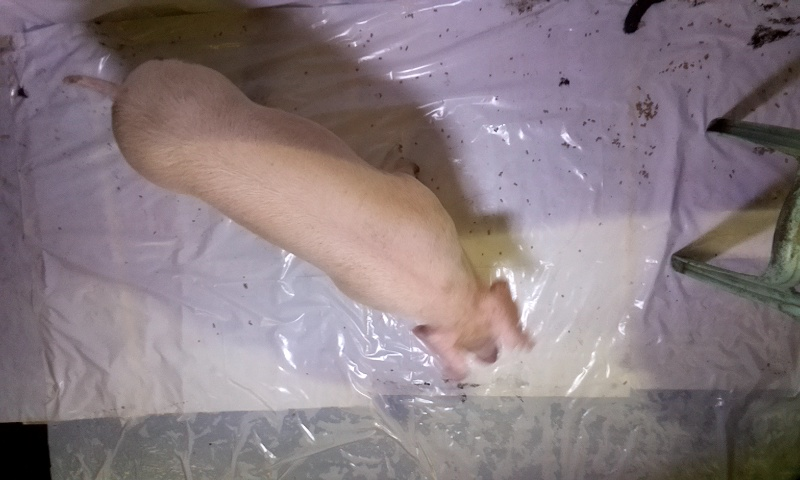
%> input picture THESIS_SWINE/All Old/Edited/training_topview_images/rgb_2019-01-22_21_33_45.076765.jpg, 800 x 480 px
$ octave matlabimg.m   (GNU Octave 9; MATLAB toolbox functions it lacks are replaced by stand-ins)
%> lines starting %> are read from the running program, lines starting %| are printed output that depends on the picture; in (x1, y1, x2, y2) boxes, pixels count from 0 and x2, y2 are one past the last pixel; in counts of white or black regions, pixels touching at a corner belong together; the program's own positions count from 1
img=imread('rgb_2019-01-22_21_33_45.076765.jpg');
%> img is the input picture: size 480x800x3 uint8; mean R, G, B 136.5, 123.5, 128.7
hsv=rgb2hsv(img);
%> hsv: size 480x800x3 double; mean H, S, V 0.535, 0.157, 0.548

im=hsv;

minval=[0.0, 0.1, 0.35];
maxval=[0.1, 0.9, 1];

out = true(size(im,1), size(im,2));

for p = 1 : 3
    out = out & (im(:,:,p) >= minval(p) & im(:,:,p) <= maxval(p));
end
%> this loop made 3 passes
%> pass 1, `out = out & (im(:,:,p) >= minval(p) & im(:,:,p) <= maxval(p));`:
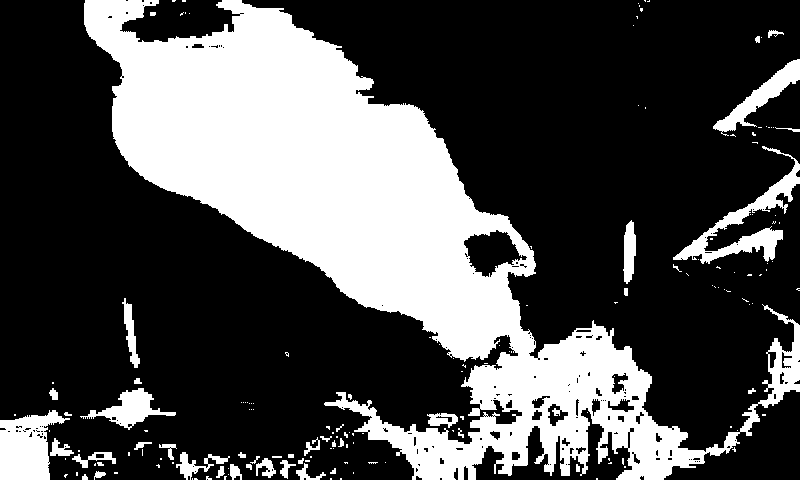
%> out: size 480x800 logical; 30.6% white; 169 white regions (124 under 20 px), largest, box (x1, y1, x2, y2) and area: (84, 0, 800, 480) 103625, (0, 410, 70, 480) 3102, (673, 146, 800, 264) 3097

mask=zeros(size(img,1),size(img,2),1,'uint8');

for i=1:10
    nhood=[1 1 1;1 1 1; 1 1 1];
    out=imerode(out,nhood);
end
%> this loop made 10 passes
%> pass 1, `out=imerode(out,nhood);`:
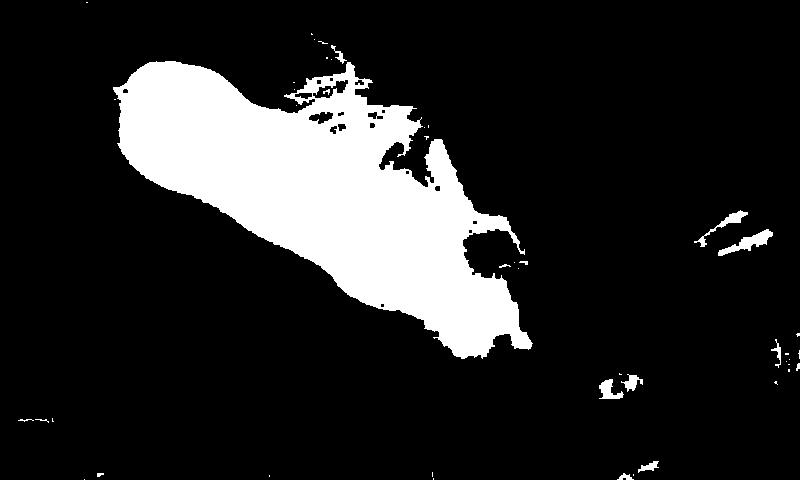
%> out: size 480x800 logical; 15.6% white; 46 white regions (31 under 20 px), largest, box (x1, y1, x2, y2) and area: (113, 61, 533, 359) 58197, (718, 229, 773, 256) 500, (694, 210, 748, 247) 320
%> after the loop:
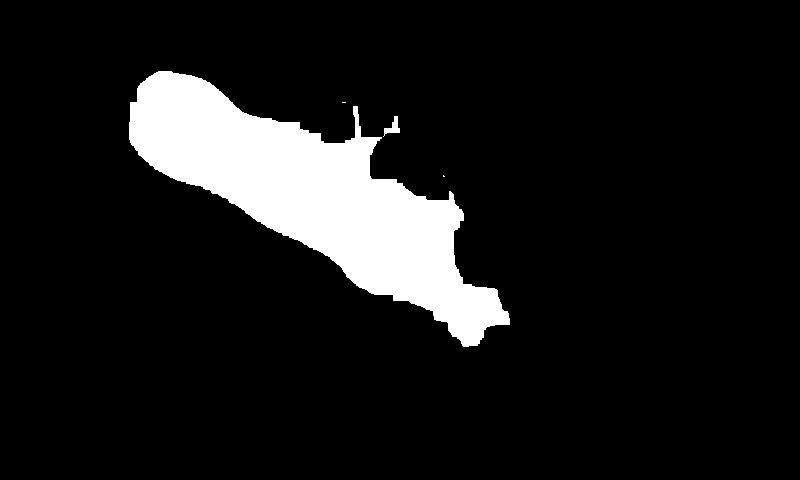
%> out: size 480x800 logical; 10.2% white; 4 white regions (2 under 20 px), largest, box (x1, y1, x2, y2) and area: (129, 71, 510, 347) 39175, (383, 116, 400, 137) 146

for i=1:10
    nhood=[1 1 1;1 1 1; 1 1 1];
    out=imdilate(out,nhood);
end
%> this loop made 10 passes
%> pass 1, `out=imdilate(out,nhood);`:
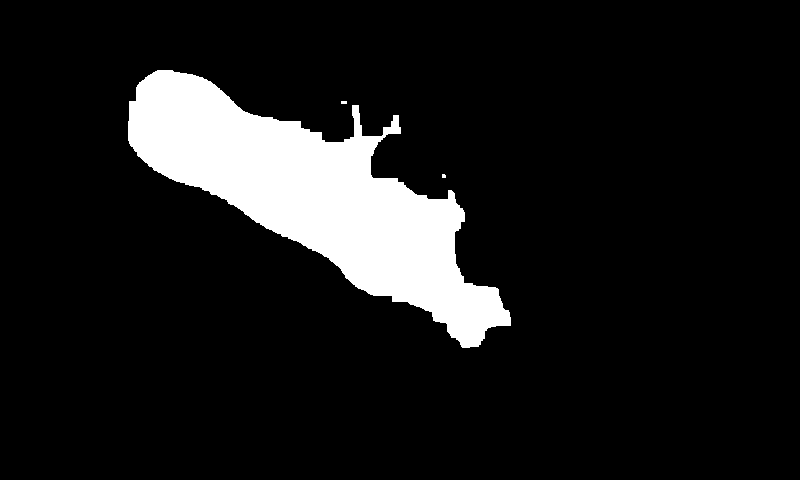
%> out: size 480x800 logical; 10.6% white; 3 white regions (2 under 20 px), largest, box (x1, y1, x2, y2) and area: (128, 70, 511, 348) 40857
%> pass 2, `out=imdilate(out,nhood);`:
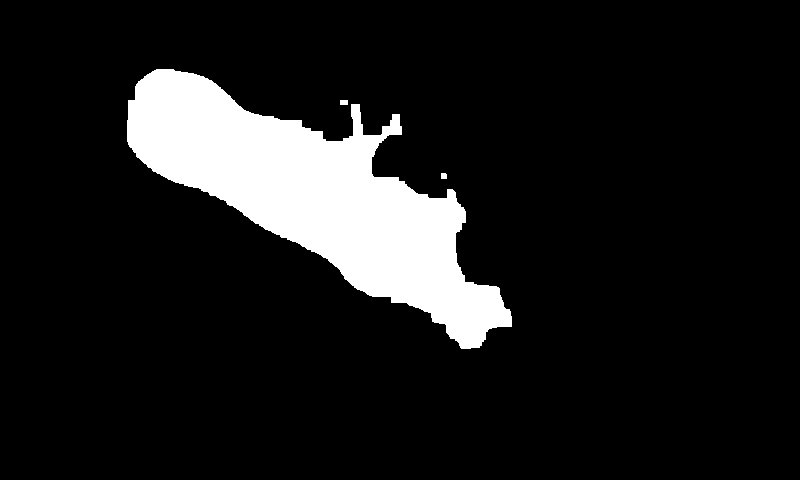
%> out: size 480x800 logical; 11.1% white; 3 white regions, box (x1, y1, x2, y2) and area: (127, 69, 512, 349) 42401, (340, 100, 348, 105) 40, (441, 173, 447, 179) 35
%> pass 3, `out=imdilate(out,nhood);`:
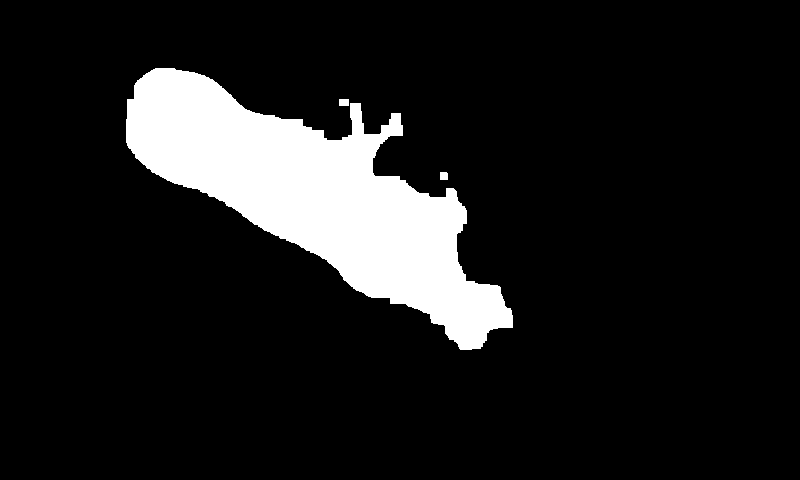
%> out: size 480x800 logical; 11.5% white; 3 white regions, box (x1, y1, x2, y2) and area: (126, 68, 513, 350) 43953, (339, 99, 349, 106) 70, (440, 172, 448, 180) 63
%> after the loop:
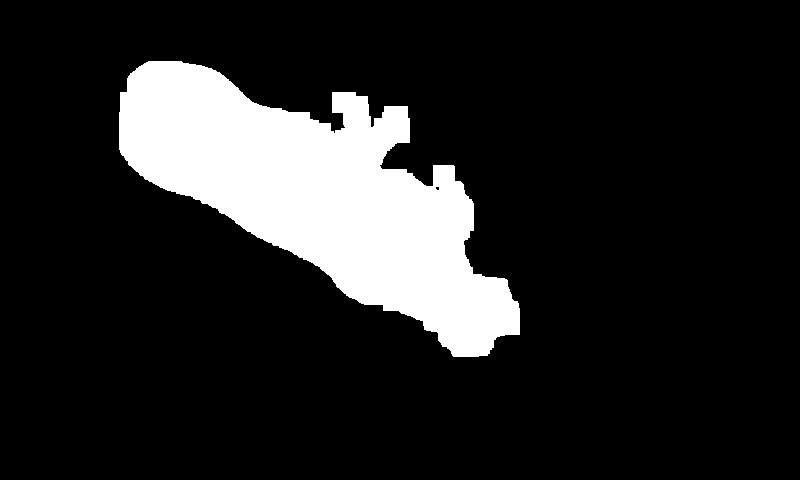
%> out: size 480x800 logical; 14.5% white; 1 white region, box (x1, y1, x2, y2) and area: (119, 61, 520, 357) 55708

out=imfill(out,'holes');
%> out: size 480x800 logical; 14.5% white; 1 white region, box (x1, y1, x2, y2) and area: (119, 61, 520, 357) 55716

subplot(1,2,1);
imshow(img);
subplot(1,2,2);
imshow(out);

$ run again, with THESIS_SWINE/All Old/Edited/training_topview_images/rgb_2019-01-22_21_15_59.177659.jpg copied over THESIS_SWINE/All Old/Edited/training_topview_images/rgb_2019-01-22_21_33_45.076765.jpg
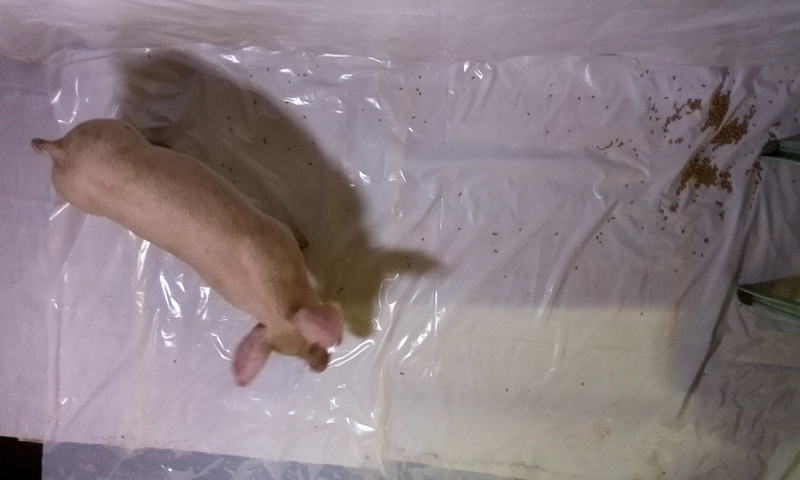
%> input picture THESIS_SWINE/All Old/Edited/training_topview_images/rgb_2019-01-22_21_15_59.177659.jpg, 800 x 480 px
%> img is the input picture: size 480x800x3 uint8; mean R, G, B 137.7, 124.9, 129.6
%> hsv: size 480x800x3 double; mean H, S, V 0.567, 0.143, 0.545
%> after the loop `for i=1:10`:
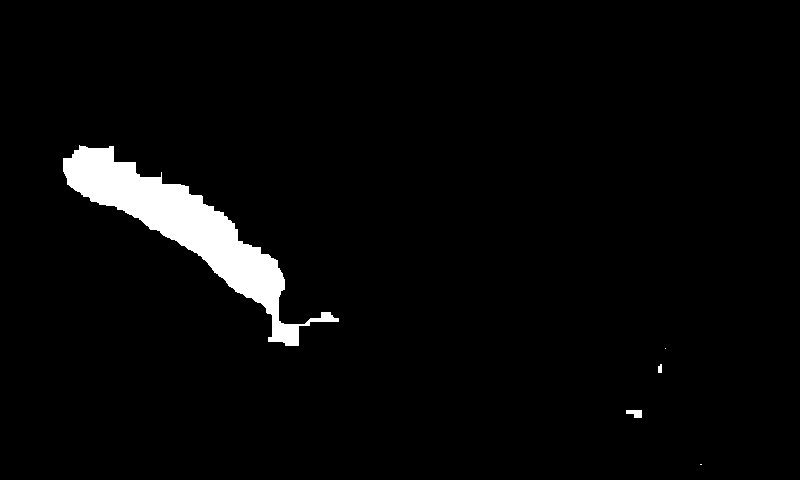
%> out: size 480x800 logical; 3.3% white; 5 white regions (2 under 20 px), largest, box (x1, y1, x2, y2) and area: (63, 145, 339, 346) 12585, (626, 410, 642, 418) 96, (658, 364, 662, 373) 32
%> after the loop `for i=1:10`:
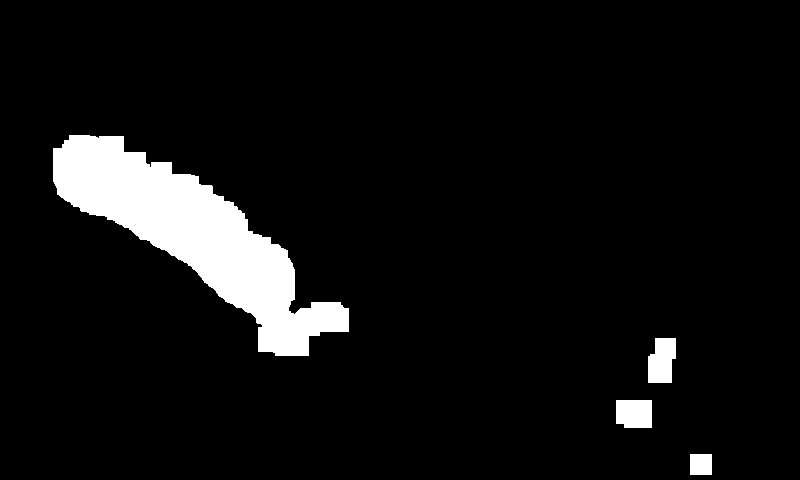
%> out: size 480x800 logical; 6.7% white; 4 white regions, box (x1, y1, x2, y2) and area: (53, 135, 349, 356) 23105, (648, 338, 676, 383) 1048, (616, 400, 652, 428) 976, (690, 454, 712, 475) 462

$ run again, with THESIS_SWINE/All Old/Edited/training_topview_images/rgb_2019-01-22_21_17_48.388994.jpg copied over THESIS_SWINE/All Old/Edited/training_topview_images/rgb_2019-01-22_21_33_45.076765.jpg
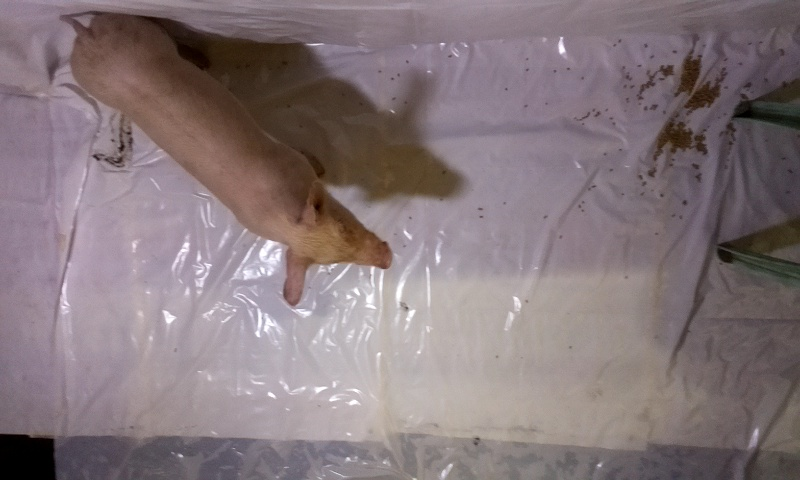
%> input picture THESIS_SWINE/All Old/Edited/training_topview_images/rgb_2019-01-22_21_17_48.388994.jpg, 800 x 480 px
%> img is the input picture: size 480x800x3 uint8; mean R, G, B 133.2, 119.1, 122.6
%> hsv: size 480x800x3 double; mean H, S, V 0.58, 0.153, 0.524
%> after the loop `for i=1:10`:
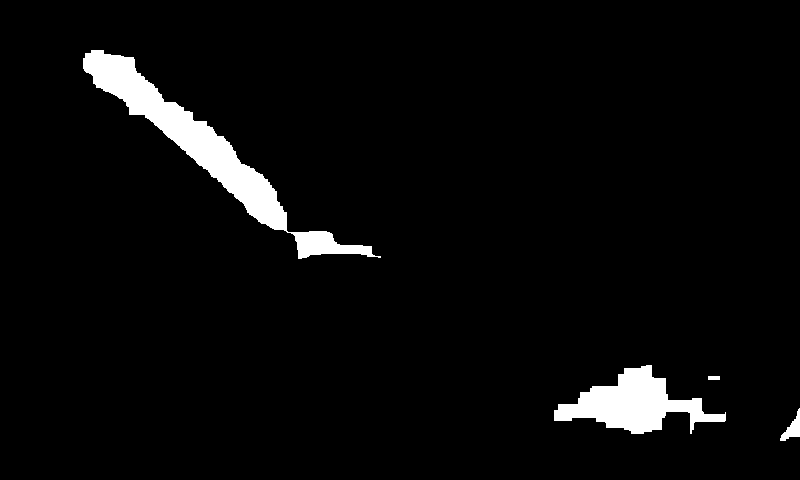
%> out: size 480x800 logical; 4% white; 4 white regions, box (x1, y1, x2, y2) and area: (83, 50, 381, 259) 9655, (554, 365, 726, 434) 5382, (780, 408, 800, 441) 283, (708, 376, 720, 380) 48
%> after the loop `for i=1:10`:
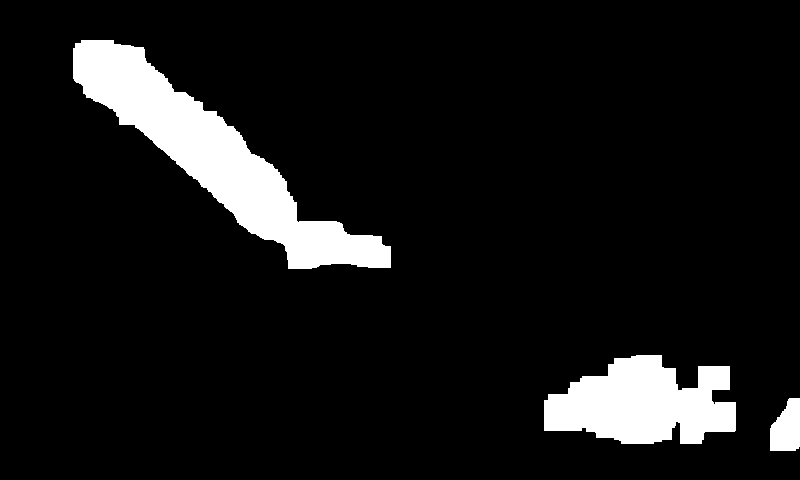
%> out: size 480x800 logical; 8.7% white; 3 white regions, box (x1, y1, x2, y2) and area: (73, 40, 391, 269) 20295, (544, 355, 736, 444) 11922, (770, 398, 800, 451) 1253

$ run again, with THESIS_SWINE/All Old/Edited/training_topview_images/rgb_2019-01-22_21_34_31.314869.jpg copied over THESIS_SWINE/All Old/Edited/training_topview_images/rgb_2019-01-22_21_33_45.076765.jpg
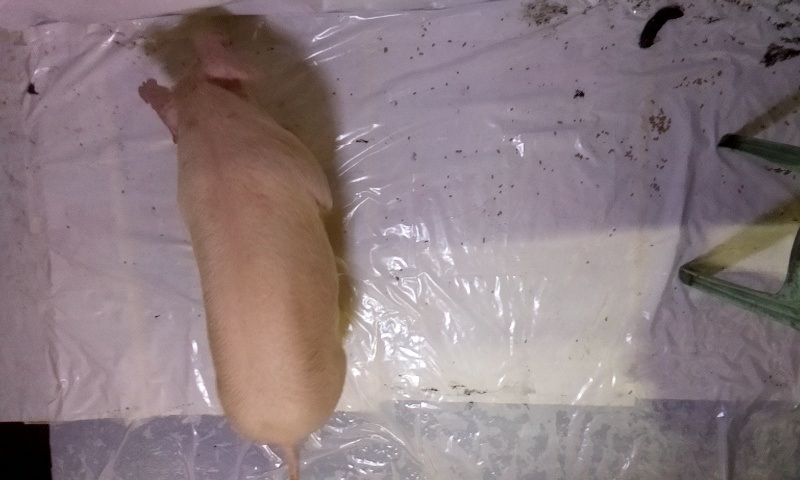
%> input picture THESIS_SWINE/All Old/Edited/training_topview_images/rgb_2019-01-22_21_34_31.314869.jpg, 800 x 480 px
%> img is the input picture: size 480x800x3 uint8; mean R, G, B 138.9, 123.4, 127.3
%> hsv: size 480x800x3 double; mean H, S, V 0.625, 0.16, 0.548
%> after the loop `for i=1:10`:
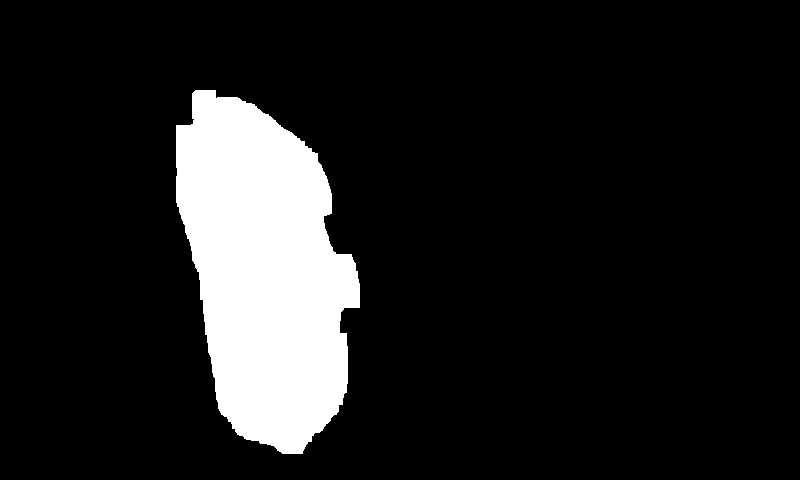
%> out: size 480x800 logical; 12% white; 1 white region, box (x1, y1, x2, y2) and area: (176, 90, 360, 454) 46069
